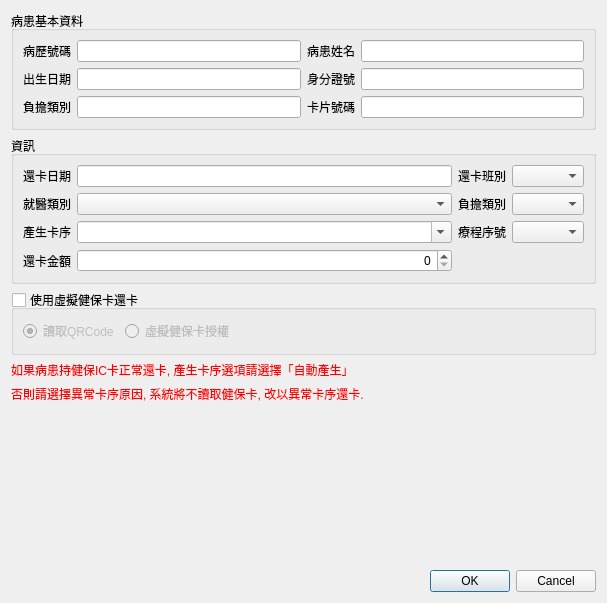
<?xml version="1.0" encoding="UTF-8"?>
<ui version="4.0">
 <class>Dialog_return_card</class>
 <widget class="QDialog" name="Dialog_return_card">
  <property name="windowModality">
   <enum>Qt::NonModal</enum>
  </property>
  <property name="geometry">
   <rect>
    <x>0</x>
    <y>0</y>
    <width>607</width>
    <height>603</height>
   </rect>
  </property>
  <property name="sizePolicy">
   <sizepolicy hsizetype="Preferred" vsizetype="Preferred">
    <horstretch>0</horstretch>
    <verstretch>0</verstretch>
   </sizepolicy>
  </property>
  <property name="windowTitle">
   <string>健保IC卡還卡</string>
  </property>
  <property name="modal">
   <bool>false</bool>
  </property>
  <layout class="QVBoxLayout" name="verticalLayout">
   <item>
    <widget class="QGroupBox" name="groupBox">
     <property name="title">
      <string>病患基本資料</string>
     </property>
     <layout class="QGridLayout" name="gridLayout">
      <item row="1" column="2">
       <widget class="QLabel" name="label_5">
        <property name="text">
         <string>身分證號</string>
        </property>
       </widget>
      </item>
      <item row="0" column="1">
       <widget class="QLineEdit" name="lineEdit_patient_key">
        <property name="readOnly">
         <bool>true</bool>
        </property>
       </widget>
      </item>
      <item row="0" column="0" alignment="Qt::AlignLeft">
       <widget class="QLabel" name="label">
        <property name="sizePolicy">
         <sizepolicy hsizetype="Preferred" vsizetype="Preferred">
          <horstretch>0</horstretch>
          <verstretch>0</verstretch>
         </sizepolicy>
        </property>
        <property name="autoFillBackground">
         <bool>false</bool>
        </property>
        <property name="text">
         <string>病歷號碼</string>
        </property>
        <property name="alignment">
         <set>Qt::AlignRight|Qt::AlignTrailing|Qt::AlignVCenter</set>
        </property>
        <property name="wordWrap">
         <bool>false</bool>
        </property>
       </widget>
      </item>
      <item row="1" column="1">
       <widget class="QLineEdit" name="lineEdit_birthday">
        <property name="readOnly">
         <bool>true</bool>
        </property>
       </widget>
      </item>
      <item row="1" column="0">
       <widget class="QLabel" name="label_3">
        <property name="text">
         <string>出生日期</string>
        </property>
        <property name="alignment">
         <set>Qt::AlignRight|Qt::AlignTrailing|Qt::AlignVCenter</set>
        </property>
       </widget>
      </item>
      <item row="0" column="2">
       <widget class="QLabel" name="label_4">
        <property name="text">
         <string>病患姓名</string>
        </property>
       </widget>
      </item>
      <item row="0" column="3">
       <widget class="QLineEdit" name="lineEdit_name">
        <property name="readOnly">
         <bool>true</bool>
        </property>
       </widget>
      </item>
      <item row="1" column="3">
       <widget class="QLineEdit" name="lineEdit_id">
        <property name="readOnly">
         <bool>true</bool>
        </property>
       </widget>
      </item>
      <item row="2" column="0">
       <widget class="QLabel" name="label_7">
        <property name="text">
         <string>負擔類別</string>
        </property>
       </widget>
      </item>
      <item row="2" column="2">
       <widget class="QLabel" name="label_11">
        <property name="text">
         <string>卡片號碼</string>
        </property>
       </widget>
      </item>
      <item row="2" column="3">
       <widget class="QLineEdit" name="lineEdit_card_no">
        <property name="readOnly">
         <bool>true</bool>
        </property>
       </widget>
      </item>
      <item row="2" column="1">
       <widget class="QLineEdit" name="lineEdit_patient_share">
        <property name="readOnly">
         <bool>true</bool>
        </property>
       </widget>
      </item>
     </layout>
    </widget>
   </item>
   <item>
    <widget class="QGroupBox" name="groupBox_2">
     <property name="title">
      <string>資訊</string>
     </property>
     <layout class="QGridLayout" name="gridLayout_2">
      <item row="3" column="3" colspan="2">
       <widget class="QComboBox" name="comboBox_continuance"/>
      </item>
      <item row="1" column="3" colspan="2">
       <widget class="QComboBox" name="comboBox_share_type"/>
      </item>
      <item row="0" column="0">
       <widget class="QLabel" name="label_8">
        <property name="text">
         <string>還卡日期</string>
        </property>
       </widget>
      </item>
      <item row="1" column="2">
       <widget class="QLabel" name="label_16">
        <property name="text">
         <string>負擔類別</string>
        </property>
       </widget>
      </item>
      <item row="0" column="1">
       <widget class="QLineEdit" name="lineEdit_return_date"/>
      </item>
      <item row="3" column="2">
       <widget class="QLabel" name="label_6">
        <property name="text">
         <string>療程序號</string>
        </property>
       </widget>
      </item>
      <item row="0" column="3" colspan="2">
       <widget class="QComboBox" name="comboBox_return_period"/>
      </item>
      <item row="3" column="0">
       <widget class="QLabel" name="label_2">
        <property name="text">
         <string>產生卡序</string>
        </property>
       </widget>
      </item>
      <item row="3" column="1">
       <widget class="QComboBox" name="comboBox_card">
        <property name="editable">
         <bool>true</bool>
        </property>
       </widget>
      </item>
      <item row="6" column="0" colspan="3">
       <layout class="QHBoxLayout" name="horizontalLayout">
        <property name="leftMargin">
         <number>20</number>
        </property>
       </layout>
      </item>
      <item row="0" column="2">
       <widget class="QLabel" name="label_15">
        <property name="text">
         <string>還卡班別</string>
        </property>
       </widget>
      </item>
      <item row="4" column="1">
       <widget class="QSpinBox" name="spinBox_return_fee">
        <property name="alignment">
         <set>Qt::AlignRight|Qt::AlignTrailing|Qt::AlignVCenter</set>
        </property>
        <property name="maximum">
         <number>10000</number>
        </property>
        <property name="singleStep">
         <number>50</number>
        </property>
       </widget>
      </item>
      <item row="4" column="0">
       <widget class="QLabel" name="label_12">
        <property name="text">
         <string>還卡金額</string>
        </property>
       </widget>
      </item>
      <item row="1" column="0">
       <widget class="QLabel" name="label_17">
        <property name="text">
         <string>就醫類別</string>
        </property>
       </widget>
      </item>
      <item row="1" column="1">
       <widget class="QComboBox" name="comboBox_treat_type"/>
      </item>
     </layout>
    </widget>
   </item>
   <item>
    <widget class="QGroupBox" name="groupBox_use_vhc_card">
     <property name="title">
      <string>使用虛擬健保卡還卡</string>
     </property>
     <property name="checkable">
      <bool>true</bool>
     </property>
     <property name="checked">
      <bool>false</bool>
     </property>
     <layout class="QGridLayout" name="gridLayout_3">
      <item row="0" column="0">
       <widget class="QRadioButton" name="radioButton_qrcode">
        <property name="text">
         <string>讀取QRCode</string>
        </property>
        <property name="checked">
         <bool>true</bool>
        </property>
       </widget>
      </item>
      <item row="0" column="1">
       <widget class="QRadioButton" name="radioButton_token">
        <property name="text">
         <string>虛擬健保卡授權</string>
        </property>
       </widget>
      </item>
      <item row="0" column="2">
       <spacer name="horizontalSpacer">
        <property name="orientation">
         <enum>Qt::Horizontal</enum>
        </property>
        <property name="sizeHint" stdset="0">
         <size>
          <width>40</width>
          <height>20</height>
         </size>
        </property>
       </spacer>
      </item>
     </layout>
    </widget>
   </item>
   <item>
    <widget class="QLabel" name="label_13">
     <property name="text">
      <string>&lt;html&gt;&lt;head/&gt;&lt;body&gt;&lt;p&gt;&lt;span style=&quot; color:#ff0000;&quot;&gt;如果病患持健保IC卡正常還卡, 產生卡序選項請選擇「自動產生」&lt;/span&gt;&lt;/p&gt;&lt;/body&gt;&lt;/html&gt;</string>
     </property>
    </widget>
   </item>
   <item>
    <widget class="QLabel" name="label_14">
     <property name="text">
      <string>&lt;html&gt;&lt;head/&gt;&lt;body&gt;&lt;p&gt;&lt;span style=&quot; color:#ff0000;&quot;&gt;     否則請選擇異常卡序原因, 系統將不讀取健保卡, 改以異常卡序還卡.&lt;/span&gt;&lt;/p&gt;&lt;/body&gt;&lt;/html&gt;</string>
     </property>
    </widget>
   </item>
   <item>
    <spacer name="verticalSpacer">
     <property name="orientation">
      <enum>Qt::Vertical</enum>
     </property>
     <property name="sizeHint" stdset="0">
      <size>
       <width>20</width>
       <height>40</height>
      </size>
     </property>
    </spacer>
   </item>
   <item>
    <widget class="QDialogButtonBox" name="buttonBox">
     <property name="orientation">
      <enum>Qt::Horizontal</enum>
     </property>
     <property name="standardButtons">
      <set>QDialogButtonBox::Cancel|QDialogButtonBox::Ok</set>
     </property>
     <property name="centerButtons">
      <bool>false</bool>
     </property>
    </widget>
   </item>
  </layout>
 </widget>
 <resources/>
 <connections>
  <connection>
   <sender>buttonBox</sender>
   <signal>accepted()</signal>
   <receiver>Dialog_return_card</receiver>
   <slot>accept()</slot>
   <hints>
    <hint type="sourcelabel">
     <x>248</x>
     <y>254</y>
    </hint>
    <hint type="destinationlabel">
     <x>157</x>
     <y>274</y>
    </hint>
   </hints>
  </connection>
  <connection>
   <sender>buttonBox</sender>
   <signal>rejected()</signal>
   <receiver>Dialog_return_card</receiver>
   <slot>reject()</slot>
   <hints>
    <hint type="sourcelabel">
     <x>316</x>
     <y>260</y>
    </hint>
    <hint type="destinationlabel">
     <x>286</x>
     <y>274</y>
    </hint>
   </hints>
  </connection>
 </connections>
</ui>
